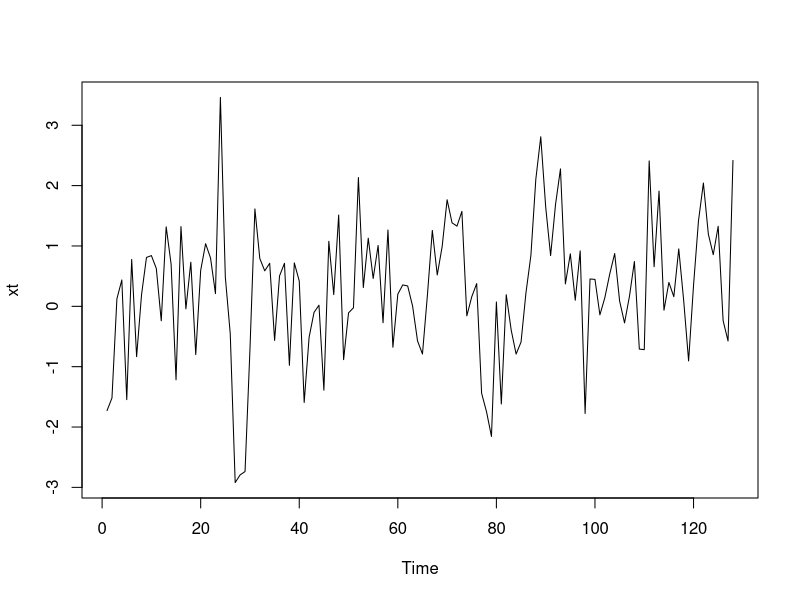
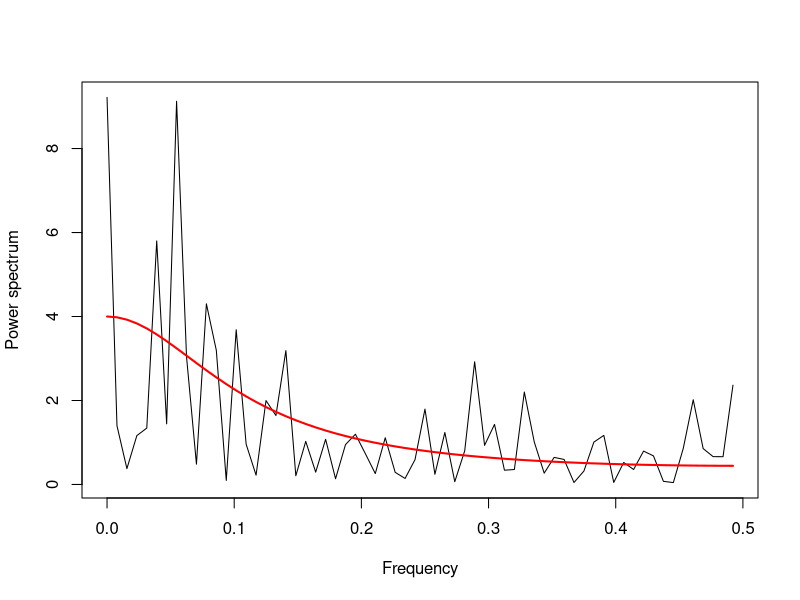
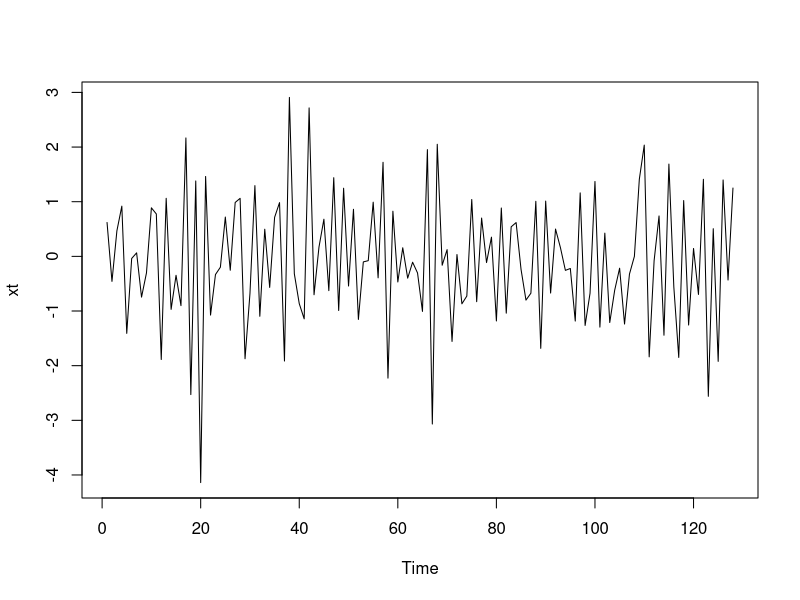
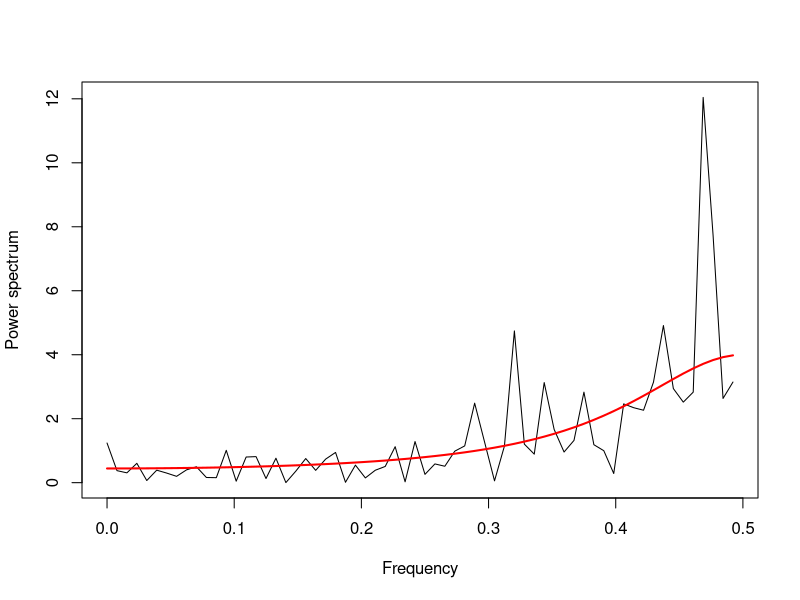
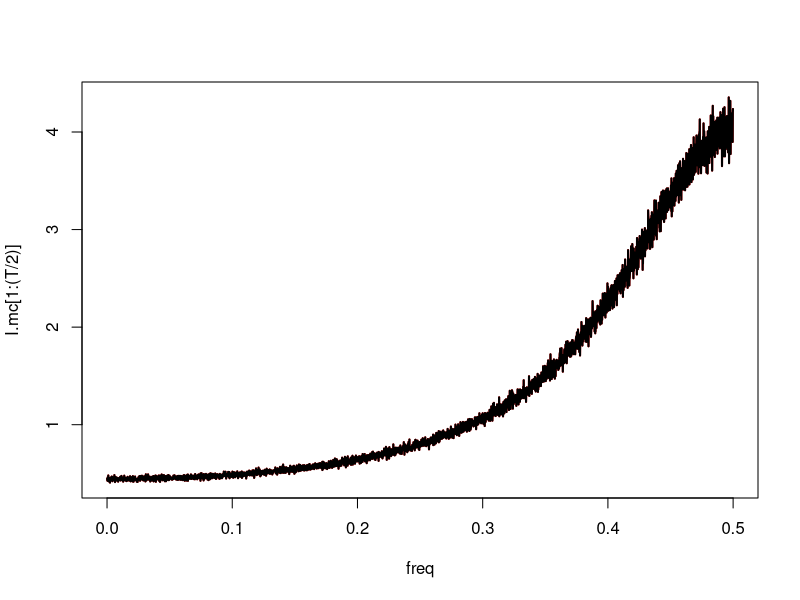
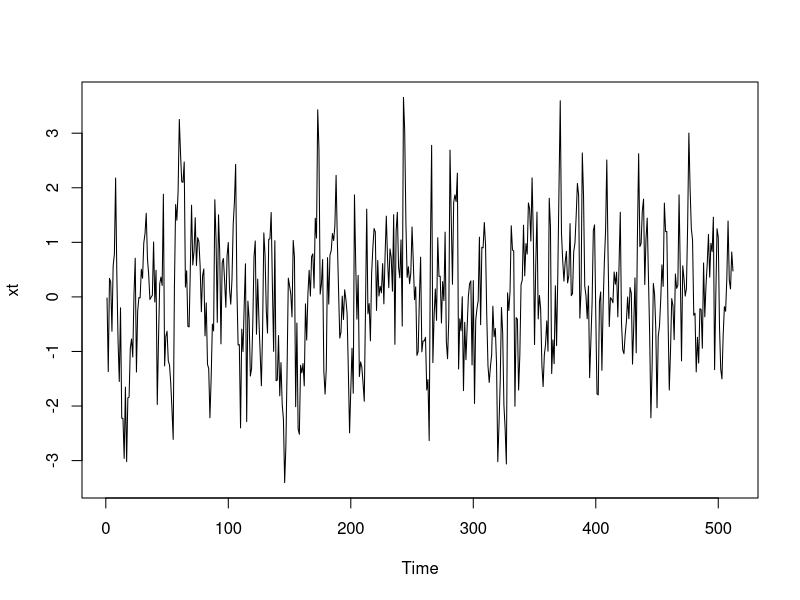
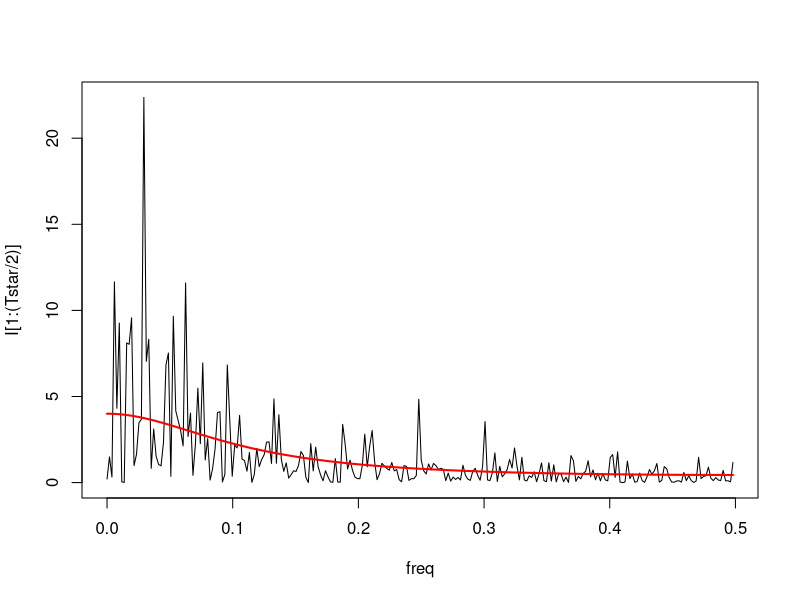
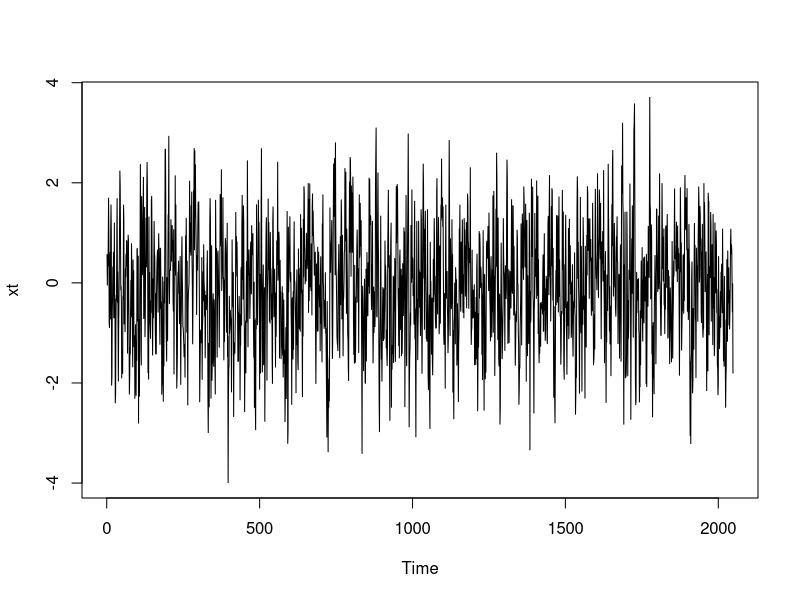

These charts were generated, in order, by the following R code:
########## LECTURE 3 ###########

## MA spectrum
ma.spec = function(theta,sigma2=1,num.freq=1000){ 
  freq = seq(0,0.5-0.5/num.freq,length.out=num.freq)
  fw = sigma2*(1+theta^2+2*theta*cos(2*pi*freq))
  return(fw)
}

## AR spectrum
ar1.spec = function(phi,sigma2=1,num.freq=1000){ 
  freq = seq(0,0.5-0.5/num.freq,length.out=num.freq)
  fw = sigma2/(1+phi^2-2*phi*cos(2*pi*freq))
  return(fw)
}


# AR1, phi = 0.5
T <- 128
xt <- arima.sim(n = T, model = list(ar = c(0.5)))
freq <- 0:(T/2-1)/T
plot.ts(xt)

I <- abs(fft(xt))^2/T
plot(freq, I[1:(T/2)], type = "l", ylab = "Power spectrum", xlab = "Frequency")
lines(freq, ar1.spec(phi = 0.5, num.freq = T/2), col = "red", lwd = 2)


# AR1, phi = -0.5
T <- 128
xt <- arima.sim(n = T, model = list(ar = c(-0.5)))
freq <- 0:(T/2-1)/T
plot.ts(xt)

I <- abs(fft(xt))^2/T
plot(freq, I[1:(T/2)], type = "l", ylab = "Power spectrum", xlab = "Frequency")
lines(freq, ar1.spec(phi = -0.5, num.freq = T/2), col = "red", lwd = 2)


# Averaging (?)
MC <- 1000
T <- 8000
period.mc <- matrix(0, nrow = 1000, ncol = T)
for(mc in 1:MC) {
  period.mc[mc, ] <- abs(fft(arima.sim(n = T, model = list(ar = c(-0.5)), sd = 1)))^2/T
}
freq <- 0:(T/2 - 1)/T

I.mc <- colMeans(period.mc)
plot(freq, I.mc[1:(T/2)], type = "l", col = "red",
     lwd = 2)
lines(freq, I.mc[1:(T/2)], col = "black", lwd = 2)


# Now we put different T
Tstar <- 512
freq <- 0:(Tstar/2 - 1)/(Tstar)
xt <- arima.sim(Tstar, model = list(ar = c(0.5)), sd = 1)
plot.ts(xt)

I = abs(fft(xt))^2/Tstar
plot(freq, I[1:(Tstar/2)], type = "l")
lines(freq, ar1.spec(phi = 0.5, num.freq = Tstar/2), col = "red", lwd = 2)


Tstar <- 2048
freq <- 0:(Tstar/2 - 1)/(Tstar)
xt <- arima.sim(Tstar, model = list(ar = c(0.5)), sd = 1)
plot.ts(xt)

I = abs(fft(xt))^2/Tstar
plot(freq, I[1:(Tstar/2)], type = "l")
lines(freq, ar1.spec(phi = 0.5, num.freq = Tstar/2), col = "red", lwd = 2)


Tstar <- 8192
freq <- 0:(Tstar/2 - 1)/(Tstar)
xt <- arima.sim(Tstar, model = list(ar = c(0.5)), sd = 1)
plot.ts(xt)

I = abs(fft(xt))^2/Tstar
plot(freq, I[1:(Tstar/2)], type = "l")
lines(freq, ar1.spec(phi = 0.5, num.freq = Tstar/2), col = "red", lwd = 2)


### So the periodogram it's not a consistent estimator at all!!!



########## SMOOTHED PERIODOGRAM (UNIFORMS WEIGHTS)

T <- 512
freq <- seq(0, 0.5, len = T/2)
xt <- arima.sim(n = T, model = list(ar = c(0.5)))
I <- abs(fft(xt))^2/T
plot(freq, I[1:(T/2)], lwd = 1, col="black", type="l",
     main = "No Smoothing", ylab = "Power Spectrum", xlab = "Frequency")
lines(freq,ar1.spec(0.5,sigma2=1,num.freq=T/2),col="red",lwd = 3)


M <- 11
# Creating kernel coefficients with equal weights given by 1/(2M + 1)
k <- kernel(rep(1, M + 1)/(2*M + 1))

plot(freq, ar1.spec(0.5, sigma2 = 1, num.freq = T/2),
     lwd = 2, main = "T = 512, 2M + 1 = 11",  
     ylab = "Power Spectrum", xlab = "Frequency", 
     col = "red", type = "l")
spec.pgram(xt, kernel = k, add = TRUE, lwd = 2)


M <- 31
# Creating kernel coefficients with equal weights given by 1/(2M + 1)
k <- kernel(rep(1, M + 1)/(2*M + 1))

plot(freq, ar1.spec(0.5, sigma2 = 1, num.freq = T/2),
     lwd = 2, main = "T = 512, 2M + 1 = 31",  
     ylab = "Power Spectrum", xlab = "Frequency", 
     col = "red", type = "l")
spec.pgram(xt, kernel = k, add = TRUE, lwd = 2)


M <- 75
# Creating kernel coefficients with equal weights given by 1/(2M + 1)
k <- kernel(rep(1, M + 1)/(2*M + 1))

plot(freq, ar1.spec(0.5, sigma2 = 1, num.freq = T/2),
     lwd = 2, main = "T = 512, 2M + 1 = 75",  
     ylab = "Power Spectrum", xlab = "Frequency", 
     col = "red", type = "l")
spec.pgram(xt, kernel = k, add = TRUE, lwd = 2)


# It looks that by using M = 11 we get the best fit. 
